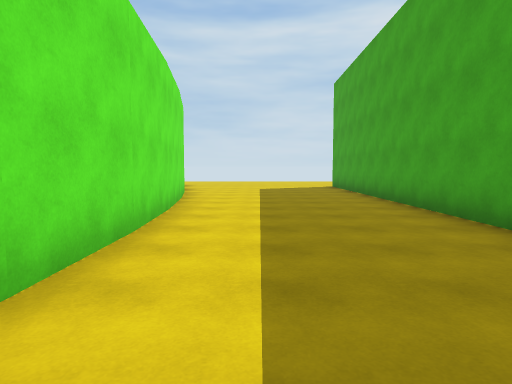
[1] (above)

24 first-person views from a walk through a 3-D level made in the Unity game engine. The camera is 1.4 m above the floor, tilts 4° down and sees 75° across. The floor is counted in squares, 2 m on a side. Each view is taken from the middle of a square. On the plan, view 1 faces up. The plan holds only what a view shows up to about 10 squares ahead; the rest is blank. The place goes on beyond the plan. The player is left out. Surface patterns are stand-ins for the level's own textures.

[2]
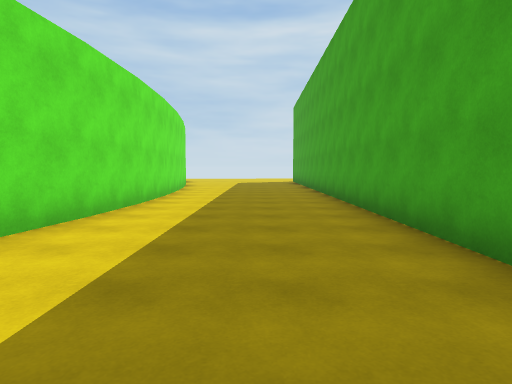

[3]
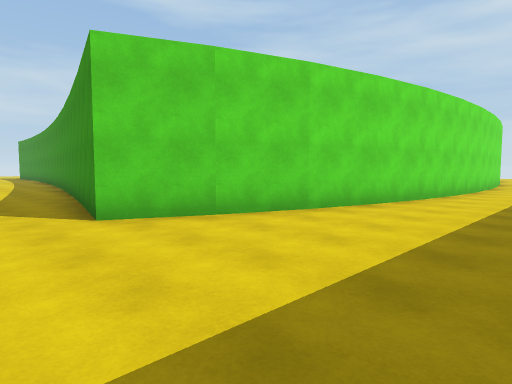

[4]
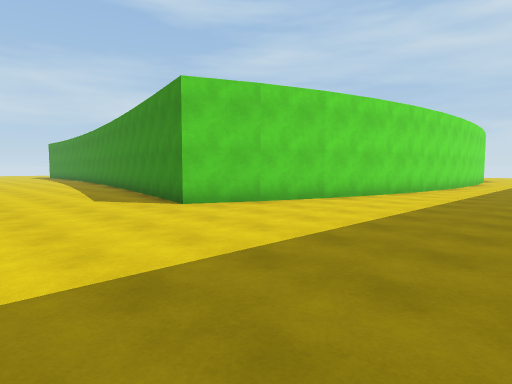

[5]
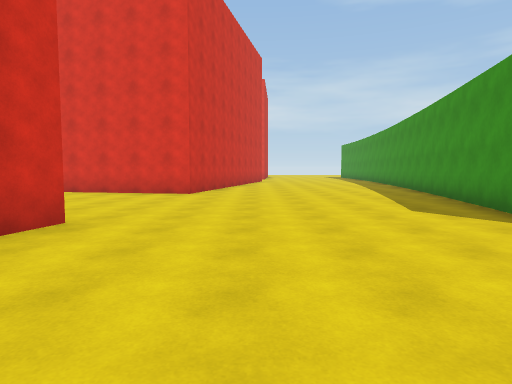

[6]
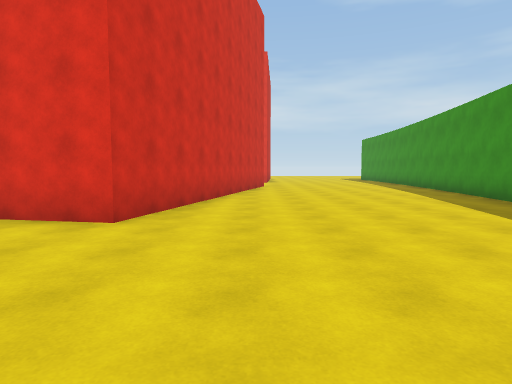

[7]
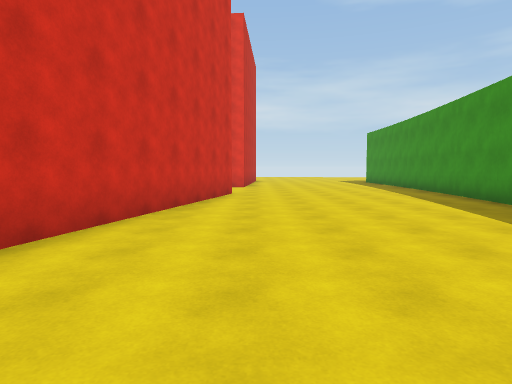

[8]
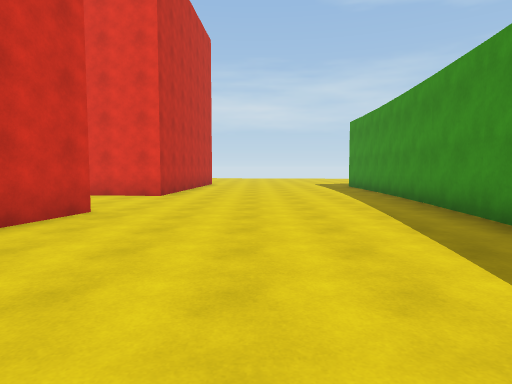

[9]
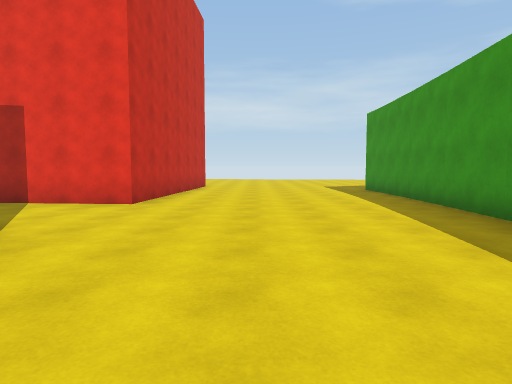

[10]
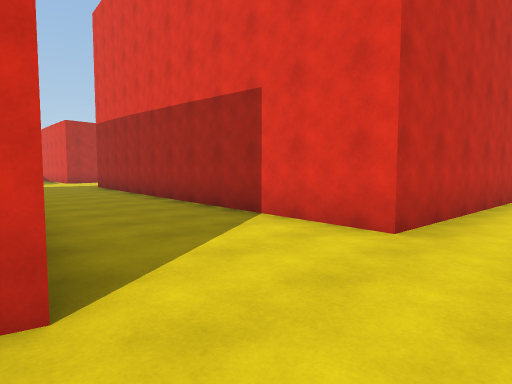

[11]
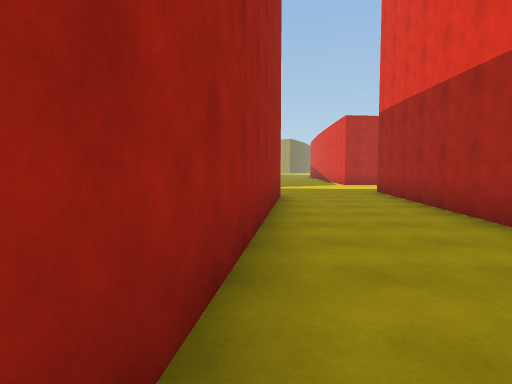

[12]
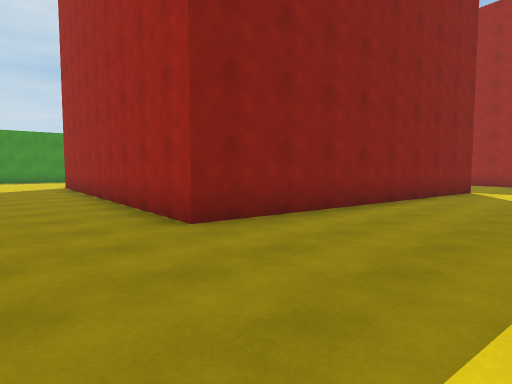

[13]
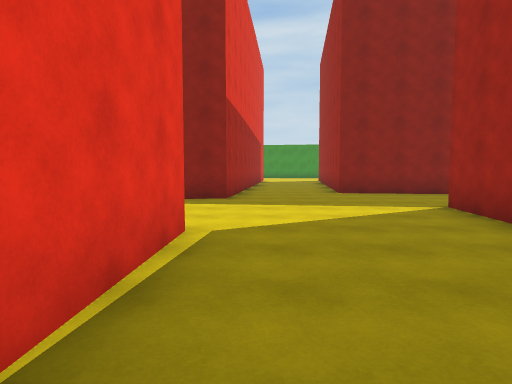

[14]
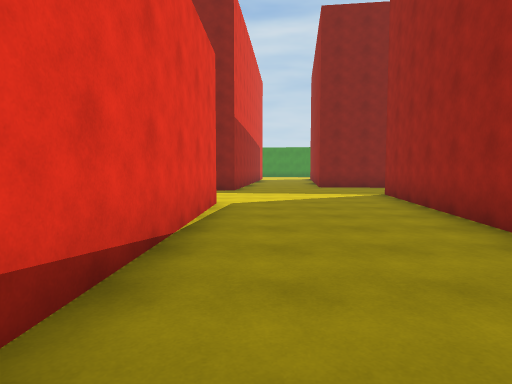

[15]
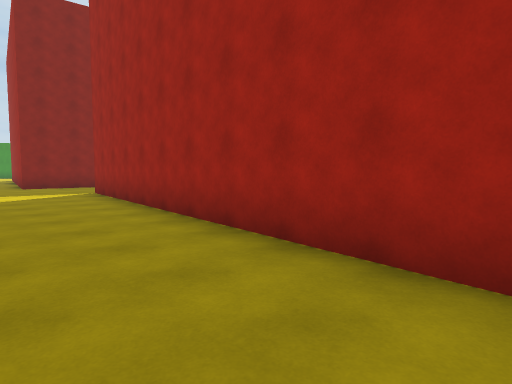

[16]
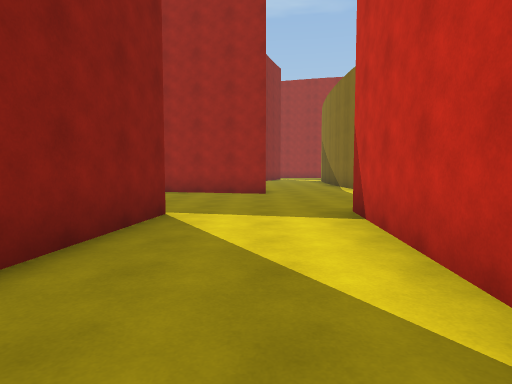

[17]
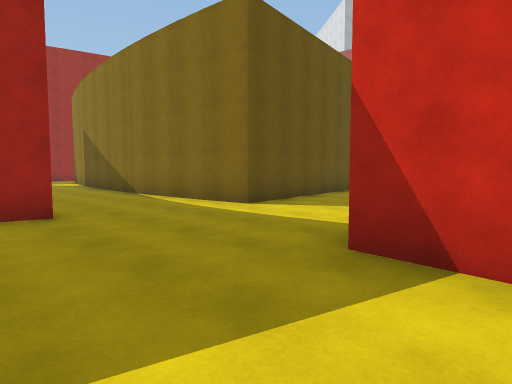

[18]
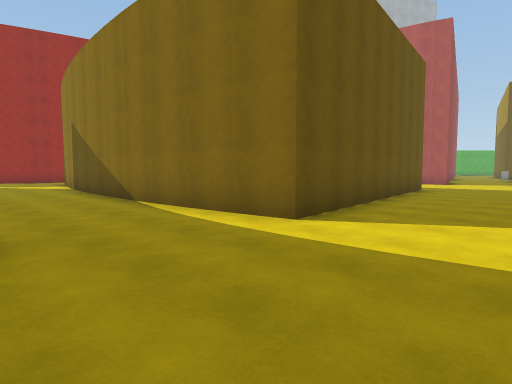

[19]
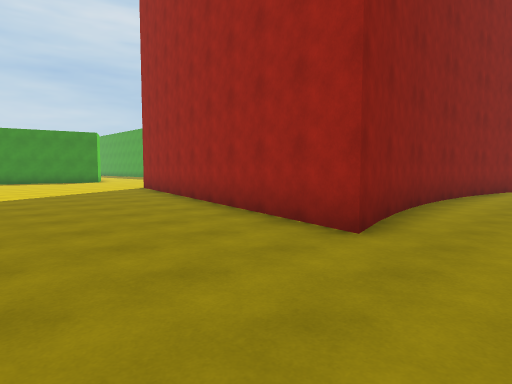

[20]
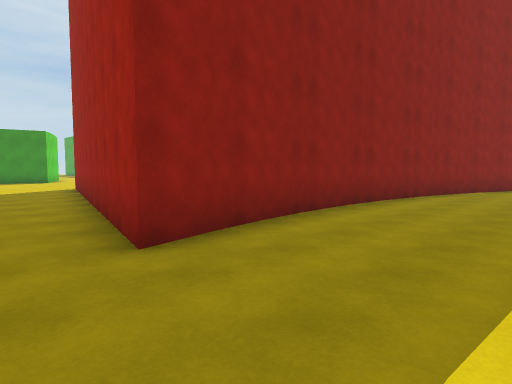

[21]
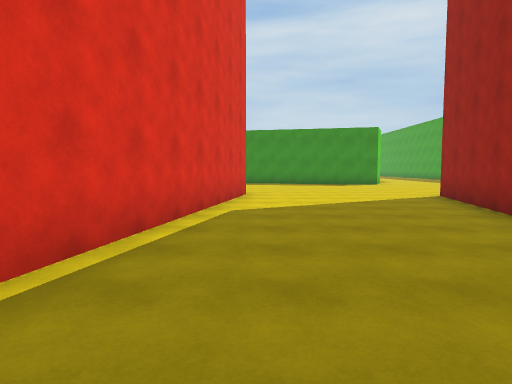

[22]
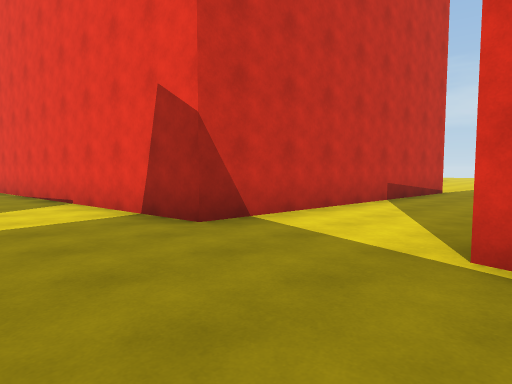

[23]
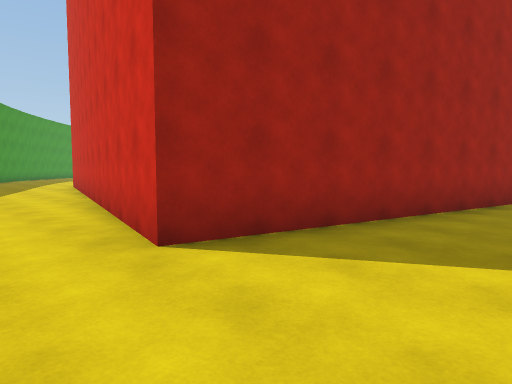

[24]
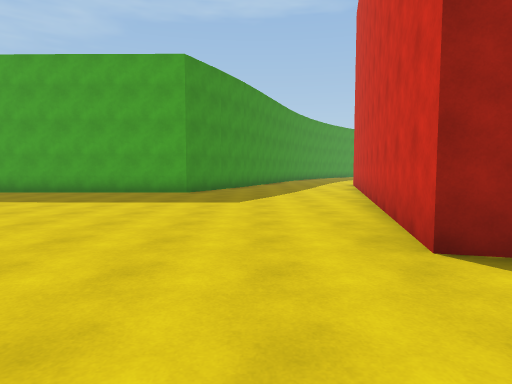

### Floor plan
Points are (right, up) in squares from view 1. A wall is a line through its corners. A room is listed if a view was taken in it or the views show most of it. See-through windows are left out.
Room 1 (views 1, 2, 3, 4, 5, 6, 7, 8, 9, 10, 11, 17, 18, 19, 20, 21, 22, 23, 24)
walls: (-12, -6.6) (-15.9, -5.9); (-2.3, -5.2) (-3.7, -8.4) (-10, -6.9); (2.8, -11) (2.8, -5.4); (-2, -3.5) (-2.5, -5.4); (-4.6, -23.8) (-6.7, -24.3) (-4.3, -14.5) (3.6, -16.3); (-15.8, -5.9) (-24.6, -5.2); (-2.6, -23.7) (-4.7, -23.9); (-18.5, -11.7) (-9.3, -13.8) (-10.9, -22.6) (-13.6, -22.3); (-18.8, -14.6) (-18.6, -13.4); (-1.5, -23.7) (-2.8, -23.7); (1.5, -24.2) (-1.7, -23.8); (-1.4, 0) (-1.9, -3.7); (2.9, -2.7) (3, 8.6); (-14.6, -25.3) (-10.5, -25.6) (-9.6, -34); (-3.8, -27.3) (-0.3, -27.2); (-0.4, -27.3) (0.9, -27.4); (3.6, -24.7) (1.4, -24.1); (-24.6, -11.2) (-21.6, -11.4) (-21.8, -13.4); (-1.4, 5.8) (-1.3, -0.1); (-6.2, -34.4) (-7.2, -27.6) (-3.7, -27.2); (-1.8, 8.2) (-1.5, 5.6)
ways out: opening at (-20.5, -14.5) to room 2; opening at (-14.5, -23.5) to room 2
Room 2 (views 12, 13, 14, 15, 16)
walls: (-22.8, -27.2) (-23, -32.8); (-22.6, -20.9) (-22.7, -23.2) (-23.7, -23.3); (-13.6, -22.3) (-19.6, -21.5) (-18.8, -14.6); (-19.8, -34.8) (-18.5, -25) (-14.6, -25.3); (-21.8, -13.4) (-22.5, -21.8)
ways out: opening at (-20.5, -14.5) to room 1; opening at (-14.5, -23.5) to room 1

Where each view was taken, in squares from view 1:
view 1: 0 up, 0 right, facing up
view 2: 5 down, 1 right, facing up
view 3: 10 down, 1 right, facing up-left
view 4: 12 down, 2 right, facing up-left
view 5: 12 down, 0 right, facing left
view 6: 12 down, 5 left, facing left
view 7: 11 down, 9 left, facing left
view 8: 9 down, 13 left, facing left
view 9: 9 down, 15 left, facing left
view 10: 10 down, 18 left, facing down-left
view 11: 13 down, 19 left, facing down
view 12: 25 down, 22 left, facing up-right
view 13: 31 down, 22 left, facing up
view 14: 34 down, 22 left, facing up
view 15: 35 down, 22 left, facing up-right
view 16: 24 down, 16 left, facing right
view 17: 23 down, 12 left, facing down-right
view 18: 24 down, 10 left, facing down-right
view 19: 26 down, 10 left, facing up-right
view 20: 27 down, 8 left, facing up-right
view 21: 23 down, 9 left, facing up
view 22: 22 down, 8 left, facing down-left
view 23: 13 down, 7 left, facing down-right
view 24: 13 down, 7 left, facing right
